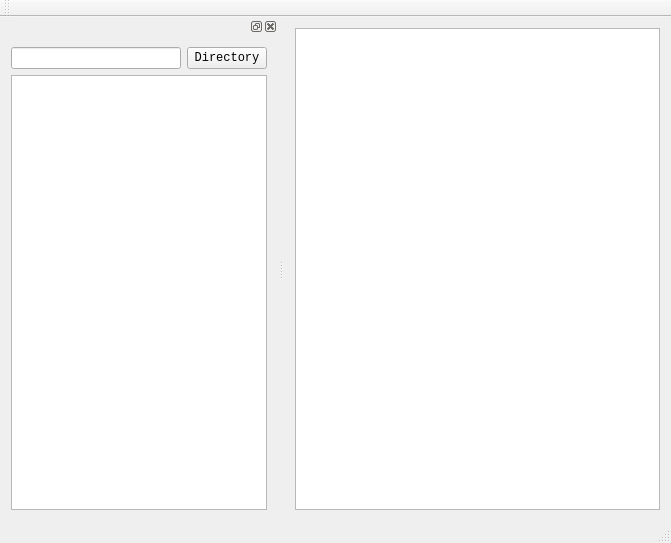
<?xml version="1.0" encoding="UTF-8"?>
<ui version="4.0">
 <class>MainWindow</class>
 <widget class="QMainWindow" name="MainWindow">
  <property name="geometry">
   <rect>
    <x>0</x>
    <y>0</y>
    <width>671</width>
    <height>543</height>
   </rect>
  </property>
  <property name="windowTitle">
   <string>MainWindow</string>
  </property>
  <widget class="QWidget" name="centralWidget">
   <layout class="QHBoxLayout" name="horizontalLayout">
    <item>
     <widget class="ZoomGraphicsViewLite" name="imageView"/>
    </item>
   </layout>
  </widget>
  <widget class="QMenuBar" name="menuBar">
   <property name="geometry">
    <rect>
     <x>0</x>
     <y>0</y>
     <width>671</width>
     <height>23</height>
    </rect>
   </property>
  </widget>
  <widget class="QToolBar" name="mainToolBar">
   <attribute name="toolBarArea">
    <enum>TopToolBarArea</enum>
   </attribute>
   <attribute name="toolBarBreak">
    <bool>false</bool>
   </attribute>
  </widget>
  <widget class="QStatusBar" name="statusBar"/>
  <widget class="QDockWidget" name="dockWidget">
   <property name="minimumSize">
    <size>
     <width>250</width>
     <height>142</height>
    </size>
   </property>
   <property name="maximumSize">
    <size>
     <width>300</width>
     <height>524287</height>
    </size>
   </property>
   <attribute name="dockWidgetArea">
    <number>1</number>
   </attribute>
   <widget class="QWidget" name="dockWidgetContents">
    <layout class="QVBoxLayout" name="verticalLayout">
     <item>
      <layout class="QHBoxLayout" name="horizontalLayout_2">
       <item>
        <widget class="QLineEdit" name="lineEditDirectoryAddress"/>
       </item>
       <item>
        <widget class="QPushButton" name="pushButtonDirectory">
         <property name="font">
          <font>
           <family>Consolas</family>
          </font>
         </property>
         <property name="text">
          <string>Directory</string>
         </property>
        </widget>
       </item>
      </layout>
     </item>
     <item>
      <widget class="FileTree" name="treeView">
       <property name="font">
        <font>
         <family>Consolas</family>
         <pointsize>10</pointsize>
        </font>
       </property>
      </widget>
     </item>
    </layout>
   </widget>
  </widget>
 </widget>
 <layoutdefault spacing="6" margin="11"/>
 <customwidgets>
  <customwidget>
   <class>FileTree</class>
   <extends>QTreeView</extends>
   <header location="global">filetree.h</header>
  </customwidget>
  <customwidget>
   <class>ZoomGraphicsViewLite</class>
   <extends>QGraphicsView</extends>
   <header>ZoomGraphicsViewLite.h</header>
  </customwidget>
 </customwidgets>
 <resources/>
 <connections/>
</ui>
